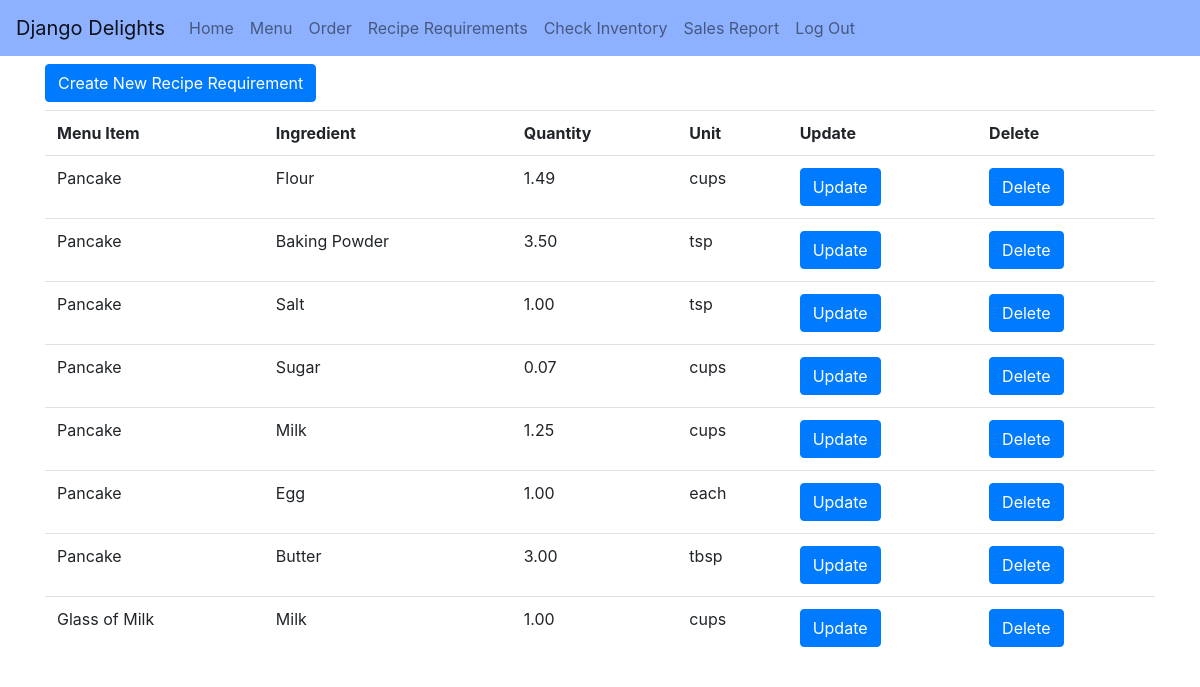
Page /reciperequirement/ (signed in) on the committed database.
### inventory/models.py (models this page shows, shortened)
class RecipeRequirement(models.Model):
    menu_item = models.ForeignKey(MenuItem, on_delete=models.CASCADE)
    ingredient = models.ForeignKey(Ingredient, on_delete=models.CASCADE)
    quantity = models.DecimalField(max_digits=10, decimal_places=2)

class MenuItem(models.Model):
    name = models.CharField(max_length=100)
    description = models.CharField(max_length=1000)
    price = models.DecimalField(max_digits=10, decimal_places=2)
    picture = models.CharField(max_length=250); # Link to picture
    def __str__(self) -> str:
        return self.name

class Ingredient(models.Model):
    POUNDS = 'lbs'
    CUPS = 'cups'
    TABLESPOONS = 'tbsp'
    TEASPOONS = 'tsp'
    EACH = 'each'
    UNIT_CHOICES = [
        (POUNDS, 'Pounds'),
        (CUPS, 'Cups'),
        (TABLESPOONS, 'Tablespoons'),
        (TEASPOONS, 'Teaspoons'),
        (EACH, 'Each')
    ]
    name = models.CharField(max_length=100)
    quantity = models.FloatField()
    unit = models.CharField(max_length=4, choices=UNIT_CHOICES)
    price_per_unit = models.DecimalField(max_digits=10, decimal_places=2)
    def __str__(self) -> str:
        return self.name

### inventory/views.py (the view)
# urls.py: path('reciperequirement/', views.RecipeRequirementList.as_view(), name='reciperequirements'),
class RecipeRequirementList(LoginRequiredMixin, ListView):
    model = RecipeRequirement
    context_object_name = 'reciperequirement_list'
    template_name = 'inventory/reciperequirement_list.html'

### inventory/templates/inventory/reciperequirement_list.html
{% extends './base.html' %}
{% block content %}
<div class="container">
    <a class="btn btn-primary my-2" href="{% url 'reciperequirementcreate' %}">Create New Recipe Requirement</a>
    <div class="row">
        <div class="col">
            <table class="table">
                <tr>
                    <th>Menu Item</th>
                    <th>Ingredient</th>
                    <th>Quantity</th>
                    <th>Unit</th>
                    <th>Update</th>
                    <th>Delete</th>
                </tr>
                {% for reciperequirement in reciperequirement_list %}
                <tr>
                    <td>{{ reciperequirement.menu_item }}</td>
                    <td>{{ reciperequirement.ingredient }}</td>
                    <td>{{ reciperequirement.quantity }}</td>
                    <td>{{ reciperequirement.ingredient.unit }}</td>
                    <td><a class="btn btn-primary" href="./update/{{ reciperequirement.pk }}" role="button">Update</a></td>
                    <td><a class="btn btn-primary" href="./delete/{{ reciperequirement.pk }}" role="button">Delete</a></td>
                </tr>
                {% endfor %}
            </table>
        </div>
    </div>
</div>
{% endblock %}

### rows in the picture
RecipeRequirement: menu_item "Pancake", ingredient "Flour", quantity "1.49", ingredient.unit "cups"
RecipeRequirement: menu_item "Pancake", ingredient "Baking Powder", quantity "3.50", ingredient.unit "tsp"
RecipeRequirement: menu_item "Pancake", ingredient "Salt", quantity "1.00", ingredient.unit "tsp"
RecipeRequirement: menu_item "Pancake", ingredient "Sugar", quantity "0.07", ingredient.unit "cups"
RecipeRequirement: menu_item "Pancake", ingredient "Milk", quantity "1.25", ingredient.unit "cups"
RecipeRequirement: menu_item "Pancake", ingredient "Egg", quantity "1.00", ingredient.unit "each"
RecipeRequirement: menu_item "Pancake", ingredient "Butter", quantity "3.00", ingredient.unit "tbsp"
RecipeRequirement: menu_item "Glass of Milk", ingredient "Milk", quantity "1.00", ingredient.unit "cups"
